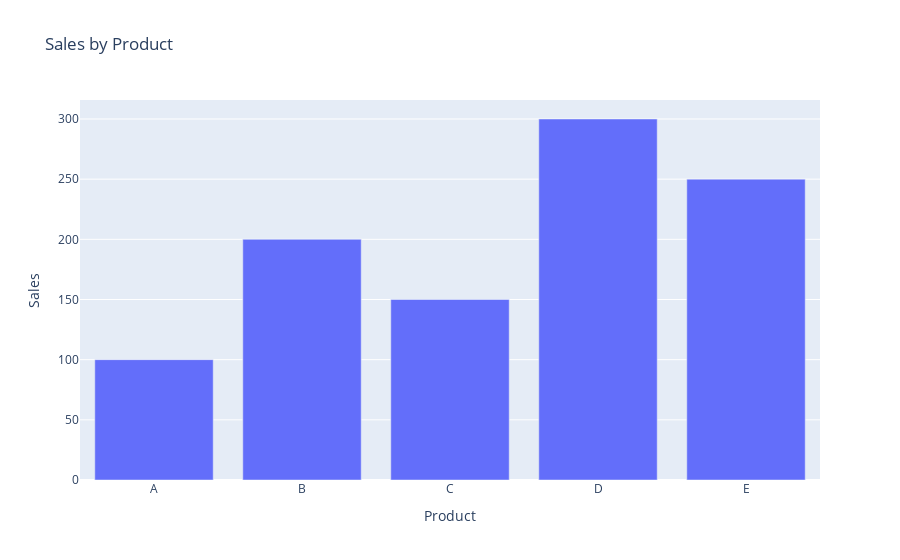

Notebook code for this chart:
### Code cell
import pandas as pd
import plotly.express as px

# Sample data
data = {
    'Product': ['A', 'B', 'C', 'D', 'E'],
    'Sales': [100, 200, 150, 300, 250],
    'Profit': [30, 70, 50, 120, 90]
}
df = pd.DataFrame(data)


fig = px.bar(df, x='Product', y='Sales', title='Sales by Product')
fig.show()

### Figure 1 — Plotly figure (JSON) as saved in the notebook; plotly's stock layout.template omitted (floating-point values rounded to 4 significant figures)
{"data": [{"hovertemplate": "Product=%{x}<br>Sales=%{y}<extra></extra>", "legendgroup": "", "marker": {"color": "#636efa", "pattern": {"shape": ""}}, "name": "", "orientation": "v", "showlegend": false, "textposition": "auto", "type": "bar", "x": ["A", "B", "C", "D", "E"], "xaxis": "x", "y": [100, 200, 150, 300, 250], "yaxis": "y"}], "layout": {"barmode": "relative", "legend": {"tracegroupgap": 0}, "title": {"text": "Sales by Product"}, "xaxis": {"anchor": "y", "domain": [0, 1], "title": {"text": "Product"}}, "yaxis": {"anchor": "x", "domain": [0, 1], "title": {"text": "Sales"}}}}
